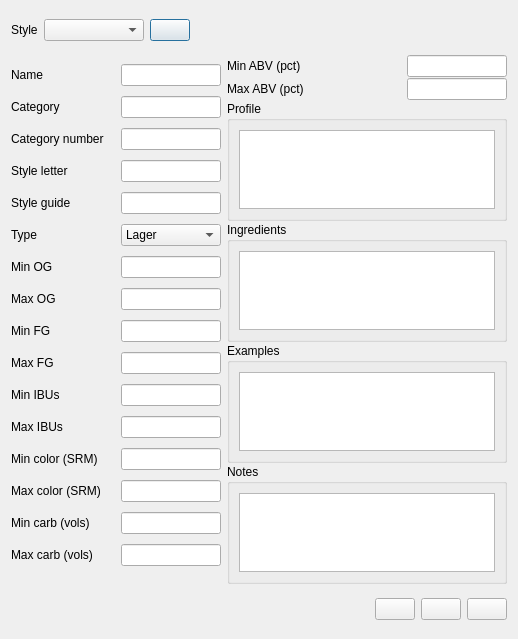
<?xml version="1.0" encoding="UTF-8"?>
<ui version="4.0">
 <class>styleEditor</class>
 <widget class="QDialog" name="styleEditor">
  <property name="geometry">
   <rect>
    <x>0</x>
    <y>0</y>
    <width>518</width>
    <height>639</height>
   </rect>
  </property>
  <property name="windowTitle">
   <string>Style Editor</string>
  </property>
  <layout class="QVBoxLayout" name="verticalLayout_7">
   <item>
    <layout class="QHBoxLayout" name="horizontalLayout">
     <item>
      <widget class="QLabel" name="label">
       <property name="text">
        <string>Style</string>
       </property>
      </widget>
     </item>
     <item>
      <widget class="StyleComboBox" name="styleComboBox">
       <property name="sizePolicy">
        <sizepolicy hsizetype="Fixed" vsizetype="Fixed">
         <horstretch>0</horstretch>
         <verstretch>0</verstretch>
        </sizepolicy>
       </property>
       <property name="minimumSize">
        <size>
         <width>100</width>
         <height>0</height>
        </size>
       </property>
       <property name="maximumSize">
        <size>
         <width>100</width>
         <height>16777215</height>
        </size>
       </property>
      </widget>
     </item>
     <item>
      <widget class="QPushButton" name="pushButton_remove">
       <property name="toolTip">
        <string>Delete</string>
       </property>
       <property name="text">
        <string/>
       </property>
       <property name="icon">
        <iconset resource="brewtarget.qrc">
         <normaloff>:/images/smallMinus.png</normaloff>:/images/smallMinus.png</iconset>
       </property>
      </widget>
     </item>
     <item>
      <spacer name="horizontalSpacer">
       <property name="orientation">
        <enum>Qt::Horizontal</enum>
       </property>
       <property name="sizeHint" stdset="0">
        <size>
         <width>40</width>
         <height>20</height>
        </size>
       </property>
      </spacer>
     </item>
    </layout>
   </item>
   <item>
    <layout class="QHBoxLayout" name="horizontalLayout_21">
     <item>
      <layout class="QVBoxLayout" name="verticalLayout_6">
       <property name="spacing">
        <number>1</number>
       </property>
       <item>
        <layout class="QHBoxLayout" name="horizontalLayout_19">
         <item>
          <widget class="QLabel" name="label_2">
           <property name="sizePolicy">
            <sizepolicy hsizetype="Expanding" vsizetype="Preferred">
             <horstretch>0</horstretch>
             <verstretch>0</verstretch>
            </sizepolicy>
           </property>
           <property name="text">
            <string>Name</string>
           </property>
          </widget>
         </item>
         <item>
          <widget class="QLineEdit" name="lineEdit_name">
           <property name="sizePolicy">
            <sizepolicy hsizetype="Fixed" vsizetype="Fixed">
             <horstretch>100</horstretch>
             <verstretch>0</verstretch>
            </sizepolicy>
           </property>
           <property name="minimumSize">
            <size>
             <width>100</width>
             <height>0</height>
            </size>
           </property>
           <property name="maximumSize">
            <size>
             <width>100</width>
             <height>16777215</height>
            </size>
           </property>
          </widget>
         </item>
        </layout>
       </item>
       <item>
        <layout class="QHBoxLayout" name="horizontalLayout_18">
         <item>
          <widget class="QLabel" name="label_3">
           <property name="sizePolicy">
            <sizepolicy hsizetype="Expanding" vsizetype="Preferred">
             <horstretch>0</horstretch>
             <verstretch>0</verstretch>
            </sizepolicy>
           </property>
           <property name="text">
            <string>Category</string>
           </property>
          </widget>
         </item>
         <item>
          <widget class="QLineEdit" name="lineEdit_category">
           <property name="sizePolicy">
            <sizepolicy hsizetype="Fixed" vsizetype="Fixed">
             <horstretch>100</horstretch>
             <verstretch>0</verstretch>
            </sizepolicy>
           </property>
           <property name="minimumSize">
            <size>
             <width>100</width>
             <height>0</height>
            </size>
           </property>
           <property name="maximumSize">
            <size>
             <width>100</width>
             <height>16777215</height>
            </size>
           </property>
          </widget>
         </item>
        </layout>
       </item>
       <item>
        <layout class="QHBoxLayout" name="horizontalLayout_17">
         <item>
          <widget class="QLabel" name="label_4">
           <property name="sizePolicy">
            <sizepolicy hsizetype="Expanding" vsizetype="Preferred">
             <horstretch>0</horstretch>
             <verstretch>0</verstretch>
            </sizepolicy>
           </property>
           <property name="text">
            <string>Category number</string>
           </property>
          </widget>
         </item>
         <item>
          <widget class="QLineEdit" name="lineEdit_categoryNumber">
           <property name="sizePolicy">
            <sizepolicy hsizetype="Fixed" vsizetype="Fixed">
             <horstretch>100</horstretch>
             <verstretch>0</verstretch>
            </sizepolicy>
           </property>
           <property name="minimumSize">
            <size>
             <width>100</width>
             <height>0</height>
            </size>
           </property>
           <property name="maximumSize">
            <size>
             <width>100</width>
             <height>16777215</height>
            </size>
           </property>
          </widget>
         </item>
        </layout>
       </item>
       <item>
        <layout class="QHBoxLayout" name="horizontalLayout_16">
         <item>
          <widget class="QLabel" name="label_5">
           <property name="sizePolicy">
            <sizepolicy hsizetype="Expanding" vsizetype="Preferred">
             <horstretch>0</horstretch>
             <verstretch>0</verstretch>
            </sizepolicy>
           </property>
           <property name="text">
            <string>Style letter</string>
           </property>
          </widget>
         </item>
         <item>
          <widget class="QLineEdit" name="lineEdit_styleLetter">
           <property name="sizePolicy">
            <sizepolicy hsizetype="Fixed" vsizetype="Fixed">
             <horstretch>100</horstretch>
             <verstretch>0</verstretch>
            </sizepolicy>
           </property>
           <property name="minimumSize">
            <size>
             <width>100</width>
             <height>0</height>
            </size>
           </property>
           <property name="maximumSize">
            <size>
             <width>100</width>
             <height>16777215</height>
            </size>
           </property>
          </widget>
         </item>
        </layout>
       </item>
       <item>
        <layout class="QHBoxLayout" name="horizontalLayout_15">
         <item>
          <widget class="QLabel" name="label_6">
           <property name="sizePolicy">
            <sizepolicy hsizetype="Expanding" vsizetype="Preferred">
             <horstretch>0</horstretch>
             <verstretch>0</verstretch>
            </sizepolicy>
           </property>
           <property name="text">
            <string>Style guide</string>
           </property>
          </widget>
         </item>
         <item>
          <widget class="QLineEdit" name="lineEdit_styleGuide">
           <property name="sizePolicy">
            <sizepolicy hsizetype="Fixed" vsizetype="Fixed">
             <horstretch>100</horstretch>
             <verstretch>0</verstretch>
            </sizepolicy>
           </property>
           <property name="minimumSize">
            <size>
             <width>100</width>
             <height>0</height>
            </size>
           </property>
           <property name="maximumSize">
            <size>
             <width>100</width>
             <height>16777215</height>
            </size>
           </property>
          </widget>
         </item>
        </layout>
       </item>
       <item>
        <layout class="QHBoxLayout" name="horizontalLayout_14">
         <item>
          <widget class="QLabel" name="label_7">
           <property name="sizePolicy">
            <sizepolicy hsizetype="Expanding" vsizetype="Preferred">
             <horstretch>0</horstretch>
             <verstretch>0</verstretch>
            </sizepolicy>
           </property>
           <property name="text">
            <string>Type</string>
           </property>
          </widget>
         </item>
         <item>
          <widget class="QComboBox" name="comboBox_type">
           <property name="sizePolicy">
            <sizepolicy hsizetype="Fixed" vsizetype="Fixed">
             <horstretch>100</horstretch>
             <verstretch>0</verstretch>
            </sizepolicy>
           </property>
           <property name="minimumSize">
            <size>
             <width>100</width>
             <height>0</height>
            </size>
           </property>
           <property name="maximumSize">
            <size>
             <width>100</width>
             <height>16777215</height>
            </size>
           </property>
           <item>
            <property name="text">
             <string>Lager</string>
            </property>
           </item>
           <item>
            <property name="text">
             <string>Ale</string>
            </property>
           </item>
           <item>
            <property name="text">
             <string>Mead</string>
            </property>
           </item>
           <item>
            <property name="text">
             <string>Wheat</string>
            </property>
           </item>
           <item>
            <property name="text">
             <string>Mixed</string>
            </property>
           </item>
           <item>
            <property name="text">
             <string>Cider</string>
            </property>
           </item>
          </widget>
         </item>
        </layout>
       </item>
       <item>
        <layout class="QHBoxLayout" name="horizontalLayout_13">
         <item>
          <widget class="QLabel" name="label_8">
           <property name="sizePolicy">
            <sizepolicy hsizetype="Expanding" vsizetype="Preferred">
             <horstretch>0</horstretch>
             <verstretch>0</verstretch>
            </sizepolicy>
           </property>
           <property name="text">
            <string>Min OG</string>
           </property>
          </widget>
         </item>
         <item>
          <widget class="QLineEdit" name="lineEdit_ogMin">
           <property name="sizePolicy">
            <sizepolicy hsizetype="Fixed" vsizetype="Fixed">
             <horstretch>100</horstretch>
             <verstretch>0</verstretch>
            </sizepolicy>
           </property>
           <property name="minimumSize">
            <size>
             <width>100</width>
             <height>0</height>
            </size>
           </property>
           <property name="maximumSize">
            <size>
             <width>100</width>
             <height>16777215</height>
            </size>
           </property>
          </widget>
         </item>
        </layout>
       </item>
       <item>
        <layout class="QHBoxLayout" name="horizontalLayout_12">
         <item>
          <widget class="QLabel" name="label_9">
           <property name="sizePolicy">
            <sizepolicy hsizetype="Expanding" vsizetype="Preferred">
             <horstretch>0</horstretch>
             <verstretch>0</verstretch>
            </sizepolicy>
           </property>
           <property name="text">
            <string>Max OG</string>
           </property>
          </widget>
         </item>
         <item>
          <widget class="QLineEdit" name="lineEdit_ogMax">
           <property name="sizePolicy">
            <sizepolicy hsizetype="Fixed" vsizetype="Fixed">
             <horstretch>100</horstretch>
             <verstretch>0</verstretch>
            </sizepolicy>
           </property>
           <property name="minimumSize">
            <size>
             <width>100</width>
             <height>0</height>
            </size>
           </property>
           <property name="maximumSize">
            <size>
             <width>100</width>
             <height>16777215</height>
            </size>
           </property>
          </widget>
         </item>
        </layout>
       </item>
       <item>
        <layout class="QHBoxLayout" name="horizontalLayout_11">
         <item>
          <widget class="QLabel" name="label_10">
           <property name="sizePolicy">
            <sizepolicy hsizetype="Expanding" vsizetype="Preferred">
             <horstretch>0</horstretch>
             <verstretch>0</verstretch>
            </sizepolicy>
           </property>
           <property name="text">
            <string>Min FG</string>
           </property>
          </widget>
         </item>
         <item>
          <widget class="QLineEdit" name="lineEdit_fgMin">
           <property name="sizePolicy">
            <sizepolicy hsizetype="Fixed" vsizetype="Fixed">
             <horstretch>100</horstretch>
             <verstretch>0</verstretch>
            </sizepolicy>
           </property>
           <property name="minimumSize">
            <size>
             <width>100</width>
             <height>0</height>
            </size>
           </property>
           <property name="maximumSize">
            <size>
             <width>100</width>
             <height>16777215</height>
            </size>
           </property>
          </widget>
         </item>
        </layout>
       </item>
       <item>
        <layout class="QHBoxLayout" name="horizontalLayout_10">
         <item>
          <widget class="QLabel" name="label_11">
           <property name="sizePolicy">
            <sizepolicy hsizetype="Expanding" vsizetype="Preferred">
             <horstretch>0</horstretch>
             <verstretch>0</verstretch>
            </sizepolicy>
           </property>
           <property name="text">
            <string>Max FG</string>
           </property>
          </widget>
         </item>
         <item>
          <widget class="QLineEdit" name="lineEdit_fgMax">
           <property name="sizePolicy">
            <sizepolicy hsizetype="Fixed" vsizetype="Fixed">
             <horstretch>100</horstretch>
             <verstretch>0</verstretch>
            </sizepolicy>
           </property>
           <property name="minimumSize">
            <size>
             <width>100</width>
             <height>0</height>
            </size>
           </property>
           <property name="maximumSize">
            <size>
             <width>100</width>
             <height>16777215</height>
            </size>
           </property>
          </widget>
         </item>
        </layout>
       </item>
       <item>
        <layout class="QHBoxLayout" name="horizontalLayout_9">
         <item>
          <widget class="QLabel" name="label_12">
           <property name="sizePolicy">
            <sizepolicy hsizetype="Expanding" vsizetype="Preferred">
             <horstretch>0</horstretch>
             <verstretch>0</verstretch>
            </sizepolicy>
           </property>
           <property name="text">
            <string>Min IBUs</string>
           </property>
          </widget>
         </item>
         <item>
          <widget class="QLineEdit" name="lineEdit_ibuMin">
           <property name="sizePolicy">
            <sizepolicy hsizetype="Fixed" vsizetype="Fixed">
             <horstretch>100</horstretch>
             <verstretch>0</verstretch>
            </sizepolicy>
           </property>
           <property name="minimumSize">
            <size>
             <width>100</width>
             <height>0</height>
            </size>
           </property>
           <property name="maximumSize">
            <size>
             <width>100</width>
             <height>16777215</height>
            </size>
           </property>
          </widget>
         </item>
        </layout>
       </item>
       <item>
        <layout class="QHBoxLayout" name="horizontalLayout_8">
         <item>
          <widget class="QLabel" name="label_13">
           <property name="sizePolicy">
            <sizepolicy hsizetype="Expanding" vsizetype="Preferred">
             <horstretch>0</horstretch>
             <verstretch>0</verstretch>
            </sizepolicy>
           </property>
           <property name="text">
            <string>Max IBUs</string>
           </property>
          </widget>
         </item>
         <item>
          <widget class="QLineEdit" name="lineEdit_ibuMax">
           <property name="sizePolicy">
            <sizepolicy hsizetype="Fixed" vsizetype="Fixed">
             <horstretch>100</horstretch>
             <verstretch>0</verstretch>
            </sizepolicy>
           </property>
           <property name="minimumSize">
            <size>
             <width>100</width>
             <height>0</height>
            </size>
           </property>
           <property name="maximumSize">
            <size>
             <width>100</width>
             <height>16777215</height>
            </size>
           </property>
          </widget>
         </item>
        </layout>
       </item>
       <item>
        <layout class="QHBoxLayout" name="horizontalLayout_7">
         <item>
          <widget class="QLabel" name="label_14">
           <property name="sizePolicy">
            <sizepolicy hsizetype="Expanding" vsizetype="Preferred">
             <horstretch>0</horstretch>
             <verstretch>0</verstretch>
            </sizepolicy>
           </property>
           <property name="text">
            <string>Min color (SRM)</string>
           </property>
          </widget>
         </item>
         <item>
          <widget class="QLineEdit" name="lineEdit_colorMin">
           <property name="sizePolicy">
            <sizepolicy hsizetype="Fixed" vsizetype="Fixed">
             <horstretch>100</horstretch>
             <verstretch>0</verstretch>
            </sizepolicy>
           </property>
           <property name="minimumSize">
            <size>
             <width>100</width>
             <height>0</height>
            </size>
           </property>
           <property name="maximumSize">
            <size>
             <width>100</width>
             <height>16777215</height>
            </size>
           </property>
          </widget>
         </item>
        </layout>
       </item>
       <item>
        <layout class="QHBoxLayout" name="horizontalLayout_6">
         <item>
          <widget class="QLabel" name="label_15">
           <property name="sizePolicy">
            <sizepolicy hsizetype="Expanding" vsizetype="Preferred">
             <horstretch>0</horstretch>
             <verstretch>0</verstretch>
            </sizepolicy>
           </property>
           <property name="text">
            <string>Max color (SRM)</string>
           </property>
          </widget>
         </item>
         <item>
          <widget class="QLineEdit" name="lineEdit_colorMax">
           <property name="sizePolicy">
            <sizepolicy hsizetype="Fixed" vsizetype="Fixed">
             <horstretch>100</horstretch>
             <verstretch>0</verstretch>
            </sizepolicy>
           </property>
           <property name="minimumSize">
            <size>
             <width>100</width>
             <height>0</height>
            </size>
           </property>
           <property name="maximumSize">
            <size>
             <width>100</width>
             <height>16777215</height>
            </size>
           </property>
          </widget>
         </item>
        </layout>
       </item>
       <item>
        <layout class="QHBoxLayout" name="horizontalLayout_5">
         <item>
          <widget class="QLabel" name="label_16">
           <property name="sizePolicy">
            <sizepolicy hsizetype="Expanding" vsizetype="Preferred">
             <horstretch>0</horstretch>
             <verstretch>0</verstretch>
            </sizepolicy>
           </property>
           <property name="text">
            <string>Min carb (vols)</string>
           </property>
          </widget>
         </item>
         <item>
          <widget class="QLineEdit" name="lineEdit_carbMin">
           <property name="sizePolicy">
            <sizepolicy hsizetype="Fixed" vsizetype="Fixed">
             <horstretch>100</horstretch>
             <verstretch>0</verstretch>
            </sizepolicy>
           </property>
           <property name="minimumSize">
            <size>
             <width>100</width>
             <height>0</height>
            </size>
           </property>
           <property name="maximumSize">
            <size>
             <width>100</width>
             <height>16777215</height>
            </size>
           </property>
          </widget>
         </item>
        </layout>
       </item>
       <item>
        <layout class="QHBoxLayout" name="horizontalLayout_4">
         <item>
          <widget class="QLabel" name="label_17">
           <property name="sizePolicy">
            <sizepolicy hsizetype="Expanding" vsizetype="Preferred">
             <horstretch>0</horstretch>
             <verstretch>0</verstretch>
            </sizepolicy>
           </property>
           <property name="text">
            <string>Max carb (vols)</string>
           </property>
          </widget>
         </item>
         <item>
          <widget class="QLineEdit" name="lineEdit_carbMax">
           <property name="sizePolicy">
            <sizepolicy hsizetype="Fixed" vsizetype="Fixed">
             <horstretch>100</horstretch>
             <verstretch>0</verstretch>
            </sizepolicy>
           </property>
           <property name="minimumSize">
            <size>
             <width>100</width>
             <height>0</height>
            </size>
           </property>
           <property name="maximumSize">
            <size>
             <width>100</width>
             <height>16777215</height>
            </size>
           </property>
          </widget>
         </item>
        </layout>
       </item>
      </layout>
     </item>
     <item>
      <layout class="QVBoxLayout" name="verticalLayout_5">
       <property name="spacing">
        <number>1</number>
       </property>
       <item>
        <layout class="QHBoxLayout" name="horizontalLayout_3">
         <item>
          <widget class="QLabel" name="label_18">
           <property name="sizePolicy">
            <sizepolicy hsizetype="Expanding" vsizetype="Preferred">
             <horstretch>0</horstretch>
             <verstretch>0</verstretch>
            </sizepolicy>
           </property>
           <property name="text">
            <string>Min ABV (pct)</string>
           </property>
          </widget>
         </item>
         <item>
          <widget class="QLineEdit" name="lineEdit_abvMin">
           <property name="sizePolicy">
            <sizepolicy hsizetype="Fixed" vsizetype="Fixed">
             <horstretch>100</horstretch>
             <verstretch>0</verstretch>
            </sizepolicy>
           </property>
           <property name="minimumSize">
            <size>
             <width>100</width>
             <height>0</height>
            </size>
           </property>
           <property name="maximumSize">
            <size>
             <width>100</width>
             <height>16777215</height>
            </size>
           </property>
          </widget>
         </item>
        </layout>
       </item>
       <item>
        <layout class="QHBoxLayout" name="horizontalLayout_2">
         <item>
          <widget class="QLabel" name="label_19">
           <property name="sizePolicy">
            <sizepolicy hsizetype="Expanding" vsizetype="Preferred">
             <horstretch>0</horstretch>
             <verstretch>0</verstretch>
            </sizepolicy>
           </property>
           <property name="text">
            <string>Max ABV (pct)</string>
           </property>
          </widget>
         </item>
         <item>
          <widget class="QLineEdit" name="lineEdit_abvMax">
           <property name="sizePolicy">
            <sizepolicy hsizetype="Fixed" vsizetype="Fixed">
             <horstretch>100</horstretch>
             <verstretch>0</verstretch>
            </sizepolicy>
           </property>
           <property name="minimumSize">
            <size>
             <width>100</width>
             <height>0</height>
            </size>
           </property>
           <property name="maximumSize">
            <size>
             <width>100</width>
             <height>16777215</height>
            </size>
           </property>
          </widget>
         </item>
        </layout>
       </item>
       <item>
        <widget class="QGroupBox" name="groupBox_2">
         <property name="maximumSize">
          <size>
           <width>16777215</width>
           <height>120</height>
          </size>
         </property>
         <property name="title">
          <string>Profile</string>
         </property>
         <layout class="QVBoxLayout" name="verticalLayout_2">
          <item>
           <widget class="QTextEdit" name="textEdit_profile">
            <property name="maximumSize">
             <size>
              <width>16777215</width>
              <height>16777215</height>
             </size>
            </property>
           </widget>
          </item>
         </layout>
        </widget>
       </item>
       <item>
        <widget class="QGroupBox" name="groupBox_3">
         <property name="maximumSize">
          <size>
           <width>16777215</width>
           <height>120</height>
          </size>
         </property>
         <property name="title">
          <string>Ingredients</string>
         </property>
         <layout class="QVBoxLayout" name="verticalLayout_3">
          <item>
           <widget class="QTextEdit" name="textEdit_ingredients"/>
          </item>
         </layout>
        </widget>
       </item>
       <item>
        <widget class="QGroupBox" name="groupBox_4">
         <property name="maximumSize">
          <size>
           <width>16777215</width>
           <height>120</height>
          </size>
         </property>
         <property name="title">
          <string>Examples</string>
         </property>
         <layout class="QVBoxLayout" name="verticalLayout_4">
          <item>
           <widget class="QTextEdit" name="textEdit_examples"/>
          </item>
         </layout>
        </widget>
       </item>
       <item>
        <widget class="QGroupBox" name="groupBox">
         <property name="maximumSize">
          <size>
           <width>16777215</width>
           <height>120</height>
          </size>
         </property>
         <property name="title">
          <string>Notes</string>
         </property>
         <layout class="QVBoxLayout" name="verticalLayout">
          <item>
           <widget class="QTextEdit" name="textEdit_notes"/>
          </item>
         </layout>
        </widget>
       </item>
      </layout>
     </item>
    </layout>
   </item>
   <item>
    <layout class="QHBoxLayout" name="horizontalLayout_20">
     <item>
      <spacer name="horizontalSpacer_2">
       <property name="orientation">
        <enum>Qt::Horizontal</enum>
       </property>
       <property name="sizeHint" stdset="0">
        <size>
         <width>40</width>
         <height>20</height>
        </size>
       </property>
      </spacer>
     </item>
     <item>
      <widget class="QPushButton" name="pushButton_new">
       <property name="toolTip">
        <string>New</string>
       </property>
       <property name="text">
        <string/>
       </property>
       <property name="icon">
        <iconset resource="brewtarget.qrc">
         <normaloff>:/images/smallPlus.png</normaloff>:/images/smallPlus.png</iconset>
       </property>
      </widget>
     </item>
     <item>
      <widget class="QPushButton" name="pushButton_save">
       <property name="toolTip">
        <string>Save</string>
       </property>
       <property name="text">
        <string/>
       </property>
       <property name="icon">
        <iconset resource="brewtarget.qrc">
         <normaloff>:/images/filesave.png</normaloff>:/images/filesave.png</iconset>
       </property>
      </widget>
     </item>
     <item>
      <widget class="QPushButton" name="pushButton_cancel">
       <property name="toolTip">
        <string>Cancel</string>
       </property>
       <property name="text">
        <string/>
       </property>
       <property name="icon">
        <iconset resource="brewtarget.qrc">
         <normaloff>:/images/exit.png</normaloff>:/images/exit.png</iconset>
       </property>
      </widget>
     </item>
    </layout>
   </item>
  </layout>
  <zorder></zorder>
 </widget>
 <customwidgets>
  <customwidget>
   <class>StyleComboBox</class>
   <extends>QComboBox</extends>
   <header>StyleComboBox.h</header>
  </customwidget>
 </customwidgets>
 <resources>
  <include location="brewtarget.qrc"/>
 </resources>
 <connections/>
</ui>
